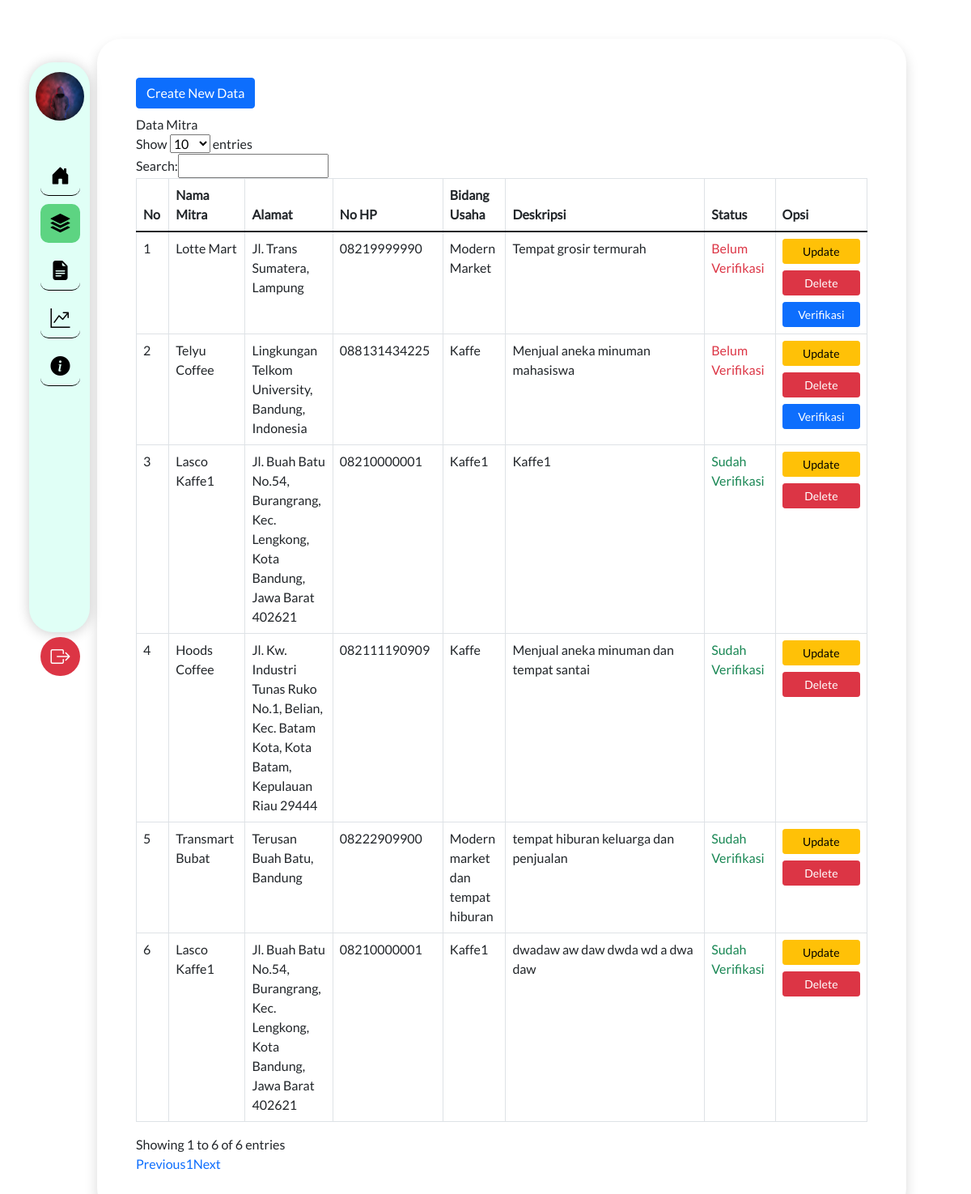
The page /index.php/mitra on the database its author committed.
### tables this page shows
CREATE TABLE `mitra` (
  `idMitra` int(10) NOT NULL,
  `namaMitra` varchar(50) NOT NULL,
  `alamatMitra` varchar(100) NOT NULL,
  `noHpMitra` varchar(12) NOT NULL,
  `jenisUsaha` varchar(100) NOT NULL,
  `deskripsi` text NOT NULL,
  `fotoUsaha` varchar(100) NOT NULL,
  `status` varchar(20) NOT NULL DEFAULT 'Belum Verifikasi'
);

### application/controllers/Mitra.php (called while the page is built, shortened)
<?php
class Mitra extends CI_Controller
{
	public function __construct()
	{
		$this->load->model('Mitra_model');
		$this->load->library('form_validation');
		$this->load->library('session');
		$this->load->library('upload');
	}
	public function index()
	{
		$data['mitra'] = $this->Mitra_model->getDataMitra()->result();
		$data['judul'] = "Mitra";
		$this->load->view('templates/header', $data);
		$this->load->view('mitra/index', $data);
		$this->load->view('templates/footer');
	}
}

### index.php (called while the page is built, shortened)
<?php
require_once BASEPATH.'core/CodeIgniter.php';

### application/models/Mitra_model.php (called while the page is built, shortened)
<?php
class Mitra_model extends CI_Model
{
	public function getDataMitra()
	{
		$this->db->order_by('status', 'ASC');
		return $this->db->get('mitra');
	}
}

### application/views/mitra/index.php (the view, shortened to what this page needs)
<div class="d-flex mt-5" style="background-color: #FFF !important; z-index: 5;">
	<div class="p-5 col-md-10 shadow mb-5 ml-container" style="border-radius: 30px;">
		<div class="row">
			<div class="col-lg-12">
				<a href="<?php echo base_url() . "mitra/tambahMitra" ?>" class="btn btn-primary mb-2">
					Create New Data
				</a>
				<div class="panel panel-default">
					<div class="panel-heading">
						Data Mitra
					</div>
					<div class="panel-body">
						<table id="example" class="table table-bordered table-hover">
							<thead>
								<tr>
									<th scope="col">No</th>
									<th scope="col">Nama Mitra</th>
									<th scope="col">Alamat</th>
									<th scope="col">No HP</th>
									<th scope="col">Bidang Usaha</th>
									<th scope="col" width="250px">Deskripsi</th>
									<th scope="col">Status</th>
									<th scope="col" width="125px">Opsi</th>
								</tr>
							</thead>
							<tbody>
								<?php
								$i = 1;
								foreach ($mitra as $data) { ?>
									<tr>
										<td><?php echo $i ?></td>
										<td><?php echo $data->namaMitra ?></td>
										<td><?php echo $data->alamatMitra ?></td>
										<td><?php echo $data->noHpMitra ?></td>
										<td><?php echo $data->jenisUsaha ?></td>
										<td><?php echo $data->deskripsi ?></td>
										<td class="<?php if ($data->status == "Sudah Verifikasi") echo "text-success";
													else echo "text-danger"; ?>"><?php echo $data->status ?></td>
										<td>
											<a href="<?php echo base_url('mitra/formUpdateMitra?idMitra=' . $data->idMitra) ?>" class="btn btn-sm btn-warning w-100 mb-2" id="update">Update</a>
											<a href="<?= base_url() ?>mitra/hapusMitra?idMitra=<?= $data->idMitra ?>" class="btn btn-sm btn-danger w-100 mb-2" id="delete" onclick="return confirm('Apakah Anda yakin akan menghapus data <?= $data->namaMitra ?>')">Delete</a>
											<?php if ($data->status != "Sudah Verifikasi") { ?>
												<a href="<?php echo base_url('mitra/verifikasiMitra?idMitra=' . $data->idMitra) ?>" class="btn btn-sm btn-primary w-100" id="verifikasi">Verifikasi</a>
											<?php } ?>
										</td>
									</tr>
								<?php
									$i++;
								}
								?>
							</tbody>
						</table>
					</div>
				</div>
			</div>
		</div>
	</div>
</div>

### assets/css/style.css (style rules this page uses)
body { font-family: "LatoRegular" !important; }
a { text-decoration: none; cursor: pointer; }
.ml-container { margin-left: 10vw; }

### rows shown on the page
mitra: namaMitra "Lotte Mart", alamatMitra "Jl. Trans Sumatera, Lampung", noHpMitra "08219999990", jenisUsaha "Modern Market", deskripsi "Tempat grosir termurah", status "Belum Verifikasi"
mitra: namaMitra "Telyu Coffee", alamatMitra "Lingkungan Telkom University, Bandung, Indonesia", noHpMitra "088131434225", jenisUsaha "Kaffe", deskripsi "Menjual aneka minuman mahasiswa", status "Belum Verifikasi"
mitra: namaMitra "Lasco Kaffe1", alamatMitra "Jl. Buah Batu No.54, Burangrang, Kec. Lengkong, Kota Bandung, Jawa Barat 402621", noHpMitra "08210000001", jenisUsaha "Kaffe1", deskripsi "Kaffe1", status "Sudah Verifikasi"
mitra: namaMitra "Hoods Coffee", alamatMitra "Jl. Kw. Industri Tunas Ruko No.1, Belian, Kec. Batam Kota, Kota Batam, Kepulauan Riau 29444", noHpMitra "082111190909", jenisUsaha "Kaffe", deskripsi "Menjual aneka minuman dan tempat santai", status "Sudah Verifikasi"
mitra: namaMitra "Transmart Bubat", alamatMitra "Terusan Buah Batu, Bandung", noHpMitra "08222909900", jenisUsaha "Modern market dan tempat hiburan", deskripsi "tempat hiburan keluarga dan penjualan", status "Sudah Verifikasi"
mitra: namaMitra "Lasco Kaffe1", alamatMitra "Jl. Buah Batu No.54, Burangrang, Kec. Lengkong, Kota Bandung, Jawa Barat 402621", noHpMitra "08210000001", jenisUsaha "Kaffe1", deskripsi "dwadaw aw daw dwda wd a dwa daw", status "Sudah Verifikasi"
